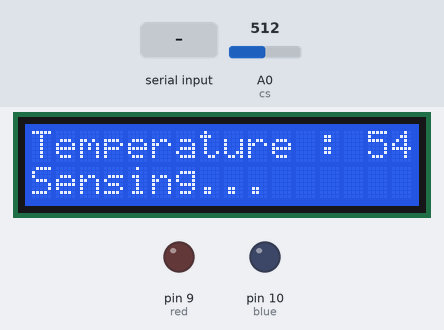
The sketch below on a simulated Arduino Uno, built with avr-gcc and run on an emulated ATmega328P. On the bench: 16×2 character LCD, output pins drawn as LEDs (lit = HIGH). Inputs (shaded band) come from the test bench; at power-on: A0 (cs) = 512. What the sketch prints to the serial monitor is not drawn.

Above: at 1.2 s.
1.3 s: "1" received over the second serial link
At 1.7 s:
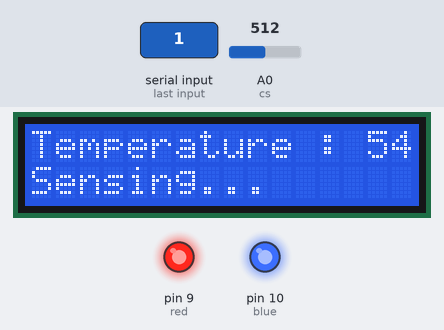
2.8 s: A0 (cs) set to 716
At 3.8 s:
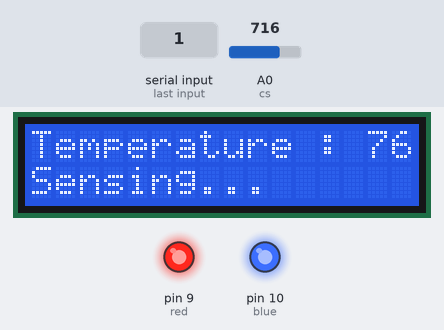
4.3 s: A0 (cs) set to 900
At 4.8 s:
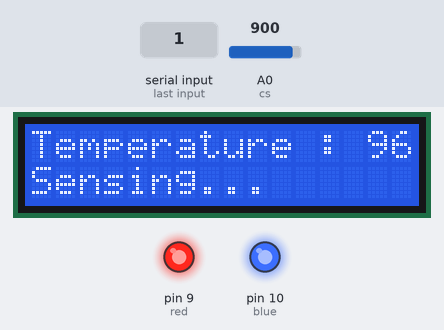
5.8 s: A0 (cs) set to 1023
At 6.9 s:
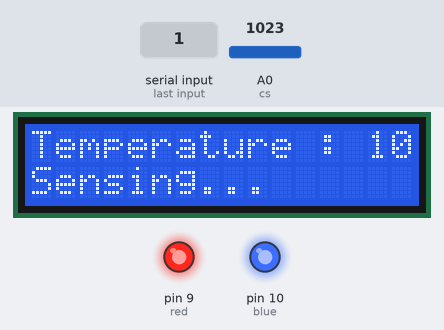
7.3 s: "0" received over the second serial link
At 8.5 s:
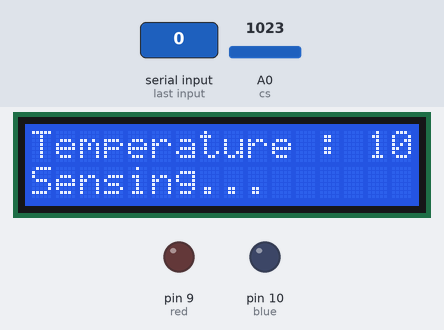
Timing chart, 0 to 9.8 s (numbered marks = the images above; inputs shaded):
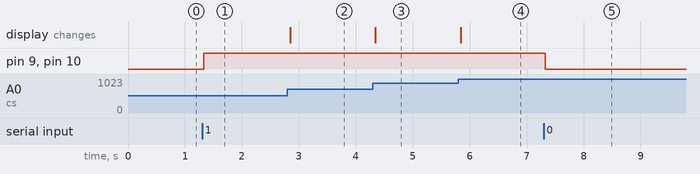

Measured:
- after the input at 1.3 s, pin 9 (red), pin 10 (blue): LOW → HIGH at once
- after the input at 2.8 s, the display: changes after 0.05 s (image 2)
- after the input at 4.3 s, the display: changes after 0.05 s (image 3)
- after the input at 5.8 s, the display: changes at once (image 4)
- after the input at 7.3 s, pin 9 (red), pin 10 (blue): HIGH → LOW at once

The sketch:

smart_pot.ino
```cpp
#include <SoftwareSerial.h>
#include <Wire.h>
#include <LiquidCrystal_I2C.h>

#define rxPin 2 // 블루투스센서 수신 보내는 핀
#define txPin 3 // 블루투스센서 수신 받는 핀

LiquidCrystal_I2C lcd(0x27, 16, 2); // SDA = A4, SCL = A5
SoftwareSerial SwSerial(rxPin, txPin);

int red = 9, blue = 10; // 삼색 led
int cs = A0; // 온도센서
char data;

void setup() {
  // put your setup code here, to run once:
  analogReference(INTERNAL);  // ADC 참조 전압 1.1V
  Serial.begin(9600);
  SwSerial.begin(9600);
  //Serial.println("Ready..");

  lcd.init(); // LCD 초기설정
  lcd.backlight(); // LCD 초기설정
  pinMode(red, OUTPUT);
  pinMode(blue, OUTPUT);
}

void loop() {
  // put your main code here, to run repeatedly:
// 블루투스 세팅
 /* Serial.flush();
  Serial.print("cmd : ");

  while (!Serial.available());

  while (Serial.available()) {
     data = Serial.read();
     if(data == -1) break ;

     SwSerial.print(data);
     Serial.print(data);

      delay(1); // 시리얼 통신에서는 9600bps 기준으로 read 를 사용할 때 1ms 의 딜레이를 줘야 한다.
  }

  Serial.println();
  delay(1000); // HC-06에서 처리할 시간을 준다
  Serial.print("return : ");

  while (SwSerial.available()) {
     data = SwSerial.read();

      if(data == -1) break ;

      Serial.print(data);
      delay(1);
  }

  Serial.println("");
*/
// RGB LED
// 블루투스 연동
  if(SwSerial.available()) {
    char cmd = (char)SwSerial.read(); // 블루투스 시리얼에서 데이터 읽음

    if(cmd == '1') {  // 블루투스 시리얼에 1이 들어오면
      Serial.println(cmd);
      digitalWrite(red, HIGH);
      digitalWrite(blue, HIGH);
      // 불 킴
    } else if(cmd == '0') { // 블루투스 시리얼에 0이 들어오면
      digitalWrite(red, LOW);
      digitalWrite(blue, LOW);
      // 불 끔
    }
  }

// 온도센서 판판한곳 바라보고 왼쪽이 + 젤 오른쪽이 -
  float temperature = analogRead(cs) / 9.31;  // 온도 센서로 온도 읽고 9.31로 나누기 (섭씨로 표현하기 위해)

// LCD
   lcd.setCursor(0,0); // 텍스트가 LCD에 나타날 위치
   lcd.print("Temperature : ");
   lcd.print(temperature);
   lcd.setCursor(0,1);
   lcd.print("Sensing...");

}
```
